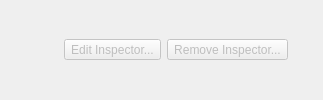
    <widget class="QWidget" name="widget_inspector" native="true">
     <layout class="QHBoxLayout" name="horizontalLayout_8">
      <property name="topMargin">
       <number>4</number>
      </property>
      <property name="bottomMargin">
       <number>4</number>
      </property>
      <item>
       <widget class="QLabel" name="lbl_inspector">
        <property name="textFormat">
         <enum>Qt::RichText</enum>
        </property>
       </widget>
      </item>
      <item>
       <spacer name="horizontalSpacer_5">
        <property name="orientation">
         <enum>Qt::Horizontal</enum>
        </property>
        <property name="sizeHint" stdset="0">
         <size>
          <width>40</width>
          <height>20</height>
         </size>
        </property>
       </spacer>
      </item>
      <item>
       <widget class="QToolButton" name="tbtn_edit_inspector">
        <property name="enabled">
         <bool>false</bool>
        </property>
        <property name="sizePolicy">
         <sizepolicy hsizetype="Minimum" vsizetype="Fixed">
          <horstretch>0</horstretch>
          <verstretch>0</verstretch>
         </sizepolicy>
        </property>
        <property name="statusTip">
         <string>Edit the selected inspector</string>
        </property>
        <property name="text">
         <string>Edit Inspector...</string>
        </property>
        <property name="icon">
         <iconset resource="../rc/resources.qrc">
          <normaloff>:/images/images/inspector_edit22.png</normaloff>:/images/images/inspector_edit22.png</iconset>
        </property>
        <property name="iconSize">
         <size>
          <width>16</width>
          <height>16</height>
         </size>
        </property>
        <property name="toolButtonStyle">
         <enum>Qt::ToolButtonTextBesideIcon</enum>
        </property>
       </widget>
      </item>
      <item>
       <widget class="QToolButton" name="tbtn_remove_inspector">
        <property name="enabled">
         <bool>false</bool>
        </property>
        <property name="sizePolicy">
         <sizepolicy hsizetype="Minimum" vsizetype="Fixed">
          <horstretch>0</horstretch>
          <verstretch>0</verstretch>
         </sizepolicy>
        </property>
        <property name="statusTip">
         <string>Remove the selected inspector</string>
        </property>
        <property name="text">
         <string>Remove Inspector...</string>
        </property>
        <property name="icon">
         <iconset resource="../rc/resources.qrc">
          <normaloff>:/images/images/inspector_remove.png</normaloff>:/images/images/inspector_remove.png</iconset>
        </property>
        <property name="iconSize">
         <size>
          <width>16</width>
          <height>16</height>
         </size>
        </property>
        <property name="toolButtonStyle">
         <enum>Qt::ToolButtonTextBesideIcon</enum>
        </property>
       </widget>
      </item>
      <item>
       <widget class="QPushButton" name="btn_clear_inspector">
        <property name="maximumSize">
         <size>
          <width>18</width>
          <height>18</height>
         </size>
        </property>
        <property name="statusTip">
         <string>Clear selection</string>
        </property>
        <property name="icon">
         <iconset resource="../rc/resources.qrc">
          <normaloff>:/images/images/clear.png</normaloff>:/images/images/clear.png</iconset>
        </property>
        <property name="flat">
         <bool>true</bool>
        </property>
       </widget>
      </item>
     </layout>
    </widget>
